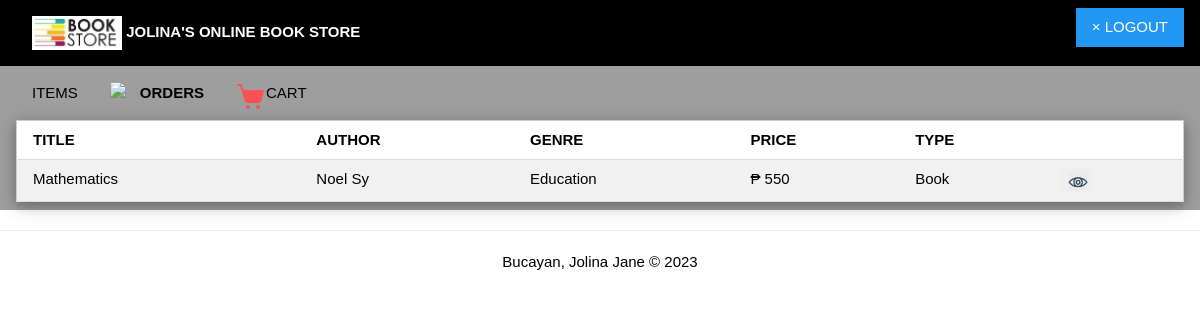
The app's page /user/orders (signed in) with its own data.
### tables this page shows
CREATE TABLE 'ItemsOrdered'
('o_id' integer,
'i_id' integer,
'qty' integer,
PRIMARY KEY('o_id', 'i_id'),
FOREIGN KEY('o_id') REFERENCES Orders(`o_id`) ON DELETE CASCADE,
FOREIGN KEY('i_id') REFERENCES Items(`i_id`) ON DELETE CASCADE);

CREATE TABLE 'Items'
('i_id' integer primary key autoincrement,
'ISBN' integer unique on conflict ignore,
'title' varchar(100),
'author' varchar(100),
'genre' varchar(50),
'price' decimal(10,2),
'i_type' varchar(25));

### app.py (the view)
@app.route("/user/orders")
def user_orders():
    if 'user' in session:
        head = ['title','author','genre','price','type']
        c_id = str(getCustomerId(session['user'])[0]['c_id'])
        rows = getOrders(c_id)
        return render_template("user_orders.html",title="user",header=head,orderlist=rows)
    elif 'admin' in session:
        return redirect(url_for("admin_customers"))
    else:
        flash("Login Properly!!!")
        return redirect(url_for("login"))

### dbhelper.py (called while the page is built)
def connect():
    return sqlite3.connect(database)

def getprocess(sql:str)->list:
    conn = connect()
    conn.row_factory = sqlite3.Row #return dictionary format
    cursor = conn.cursor()
    cursor.execute(sql)
    rows = cursor.fetchall()
    cursor.close()
    return rows

def getCustomerId(username):
    sql = f"SELECT * FROM `Customer` WHERE `username` = '{username}'"
    return getprocess(sql)

def getOrders(c_id):
    sql = f"SELECT I.isbn, O.o_id, I.title, I.author, I.genre, I.price, I.i_type, IO.qty, O.o_date, O.ship_address, (IO.qty * I.price) AS total FROM Items I INNER JOIN ItemsOrdered IO ON I.i_id = IO.i_id INNER JOIN Orders O ON IO.o_id = O.o_id INNER JOIN Customer C ON O.c_id = C.c_id WHERE C.c_id = {c_id}"
    return getprocess(sql)

### templates/user_orders.html (shortened to what this page needs)
{% extends 'base_user.html' %}
{% block nav %}
		<a class="w3-bar-item w3-left w3-button" style="font-weight: bold" ><img width="90px" src="../static/icons/book.png" class="w3-center">   JOLINA'S ONLINE BOOK STORE</a>
{% endblock %}
{% block content %}
	<div class="w3-bar w3-left">
		<a href="{{ url_for('user_items') }}" class="w3-bar-item w3-left w3-button">ITEMS</a>
		<a href="{{ url_for('user_orders') }}" class="w3-bar-item w3-left w3-button" style="font-weight: bold"><img width="30px" src="../static/icons/order1.png" class="w3-left"> ORDERS</a>
		<a href="{{ url_for('user_cart') }}" class="w3-bar-item w3-left w3-button"><img width="30px" src="../static/icons/cart.png" class="w3-left"> CART</a>
	</div>
	<br>
	<table bgcolor = "white" width = "100%" class="w3-table-all w3-card-4 w3-animate-top">
		<tr>
			{% for h in header %}
				<th>{{ h | upper }}</th>
			{% endfor %}
		</tr>
		{% for item in orderlist %}
			<tr>
				<td>{{ item['title'] }}</td>
				<td>{{ item['author'] }}</td>
				<td>{{ item['genre'] }}</td>
				<td>&#x20B1; {{ item['price'] }}</td>
				<td>{{ item['i_type'] }}</td>
				<td>
					<button style="cursor:pointer;border:none" onclick="document.getElementById('orderdetailsmodal_{{ item['o_id'] }}').style.display='block'">
						<img width="20px" src="../static/icons/view.png">
					</button>
				</td>
			</tr>
		{% endfor%}
	</table>
{% endblock %}

### static/css/w3.css (style rules this page uses)
html { box-sizing:border-box }
*,*:before,*:after { box-sizing:inherit }
html { -ms-text-size-adjust:100%;-webkit-text-size-adjust:100% }
body { margin:0 }
a { background-color:transparent }
img { border-style:none }
button,input,select,textarea,optgroup { font:inherit;margin:0 }
button,input { overflow:visible }
button,select { text-transform:none }
button,[type=button],[type=reset],[type=submit] { -webkit-appearance:button }
html,body { font-family:Verdana,sans-serif;font-size:15px;line-height:1.5 }
html { overflow-x:hidden }
img { vertical-align:middle }
a { color:inherit }
.w3-table,.w3-table-all { border-collapse:collapse;border-spacing:0;width:100%;display:table }
.w3-table-all { border:1px solid #ccc }
.w3-bordered tr,.w3-table-all tr { border-bottom:1px solid #ddd }
.w3-table-all tr:nth-child(odd) { background-color:#fff }
.w3-table-all tr:nth-child(even) { background-color:#f1f1f1 }
.w3-table td,.w3-table th,.w3-table-all td,.w3-table-all th { padding:8px 8px;display:table-cell;text-align:left;vertical-align:top }
.w3-table th:first-child,.w3-table td:first-child,.w3-table-all th:first-child,.w3-table-all td:first-child { padding-left:16px }
.w3-btn,.w3-button { border:none;display:inline-block;padding:8px 16px;vertical-align:middle;overflow:hidden;text-decoration:none;color:inherit;background-color:inherit;text-align:center;cursor:pointer;white-space:nowrap }
.w3-btn,.w3-button { -webkit-touch-callout:none;-webkit-user-select:none;-khtml-user-select:none;-moz-user-select:none;-ms-user-select:none;user-select:none }
.w3-bar { width:100%;overflow:hidden }
.w3-bar .w3-bar-item { padding:8px 16px;float:left;width:auto;border:none;display:block;outline:0 }
.w3-bar .w3-button { white-space:normal }
.w3-container:after,.w3-container:before,.w3-panel:after,.w3-panel:before,.w3-row:after,.w3-row:before,.w3-row-padding:after,.w3-row-padding:before, .w3-cell-row:before,.w3-cell-row:after,.w3-clear:after,.w3-clear:before,.w3-bar:before,.w3-bar:after { content:"";display:table;clear:both }
.w3-card-4,.w3-hover-shadow:hover { box-shadow:0 4px 10px 0 rgba(0,0,0,0.2),0 4px 20px 0 rgba(0,0,0,0.19) }
.w3-animate-top { position:relative;animation:animatetop 0.4s }
.w3-center { text-align:center!important }
.w3-left { float:left!important }

### records on screen
ItemsOrdered: title "Mathematics", author "Noel Sy", genre "Education", price "550", i_type "Book"

### other values on screen
{{ h | upper }} "TITLE" "AUTHOR" "GENRE" "PRICE" "TYPE"
